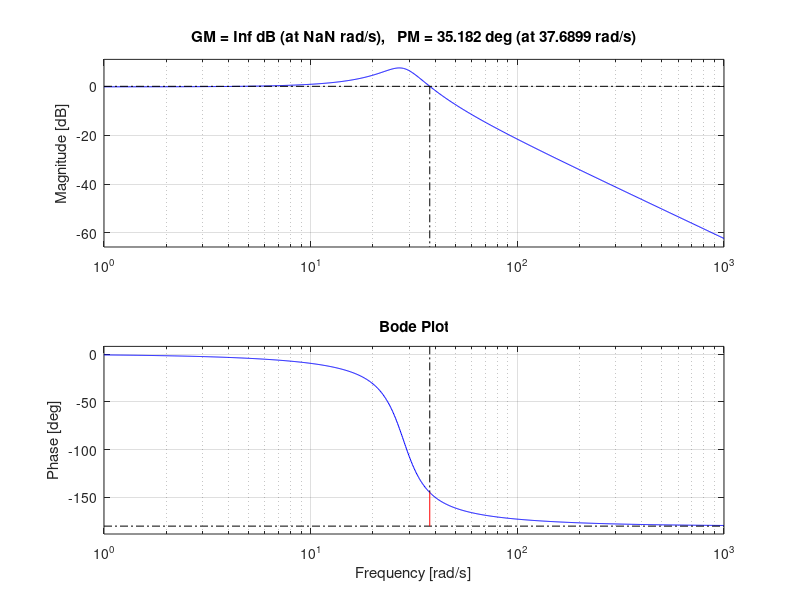

The MATLAB script that drew this image:
%% Motor Transfer Function
% Transfer function of the motor: 
% G(s) = Kt / ( (Js + B)(Ls + R) + Kt*Kb )


% Electrical parameters
L = 0.5;     % Inductance (Henrys)
R = 1.0;     % Resistance (Ohms)

% Mechanical parameters
J = 0.01;    % Moment of inertia of the rotor (kg*m^2)
B = 0.1;     % Damping coefficient / Viscous friction (N*m*s)

% Electromechanical constants
Kt = 0.01;   % Motor Torque constant (N*m/A)
Kb = 0.01;   % Back EMF constant (V*s/rad)


% Denominator: (Js + B)(Ls + R) + Kt*Kb
% We use conv() for polynomial multiplication
mech=[J, B];
elec=[L R];

denom_tf=(conv(mech,elec)+Kt*Kb);
num_tf=Kt;

%tf of motor
motor_tf=tf(num_tf,denom_tf);


%the constants->kp,ki,kd
kp=393.138;
kd=49.1423;
ki=786.277;
cl_tf = feedback(kp * motor_tf, 1);

%plots section
figure('Position', [100, 100, 1200, 400]);

subplot(1,2,1);
step(cl_tf)
title('Step Response')

subplot(1,2,2);
margin(cl_tf)
title('Bode Plot')
